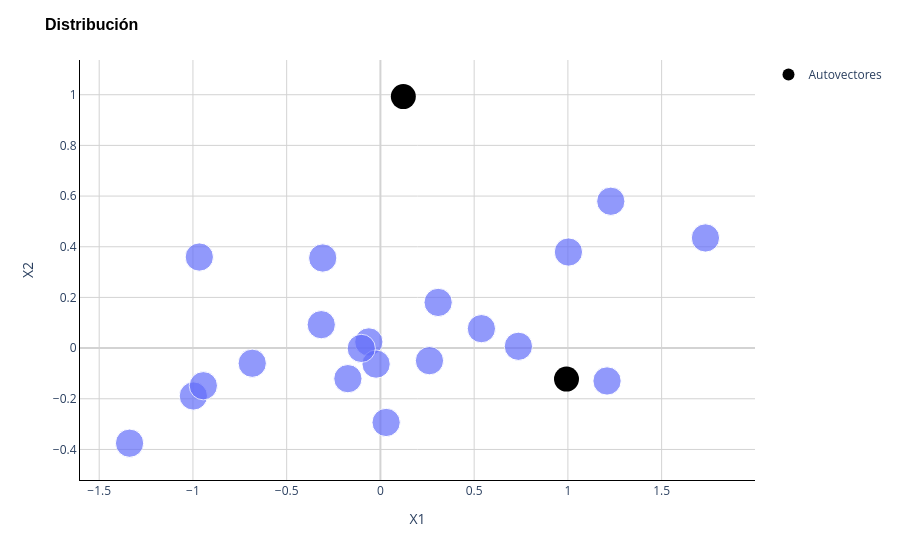

The code cell stored with this chart in its notebook:
### Code cell
# Existing scatter plot
figure = px.scatter(
    x=sample[:, 0],
    y=sample[:, 1],
    size=[1] * sample.shape[0]
)

# Add another scatter plot with cross markers
figure.add_scatter(
    x=eigenvectors[:, 0],
    y=eigenvectors[:, 1],
    mode='markers',
    marker=dict(size=25, color='black'),
    name='Autovectores'
)

# Update layout
figure.update_layout(
    title='Distribución',
    title_font=dict(size=16, family='Arial', color='black', weight='bold'),
    xaxis_title='X1',
    yaxis_title='X2',
    plot_bgcolor='white',
    yaxis=dict(showgrid=True, gridcolor='LightGray', showline=True, linecolor='Black', zeroline=True, zerolinecolor='LightGray'),
    xaxis=dict(showgrid=True, gridcolor='LightGray', showline=True, linecolor='Black', zeroline=True, zerolinecolor='LightGray'),
)

figure.show()

### Figure 1 — Plotly figure (JSON) as saved in the notebook; plotly's stock layout.template omitted (floating-point values rounded to 4 significant figures)
{"data": [{"hovertemplate": "x=%{x}<br>y=%{y}<br>size=%{marker.size}<extra></extra>", "legendgroup": "", "marker": {"color": "#636efa", "size": [1, 1, 1, 1, 1, 1, 1, 1, 1, 1, 1, 1, 1, 1, 1, 1, 1, 1, 1, 1], "sizemode": "area", "sizeref": 0.0025, "symbol": "circle"}, "mode": "markers", "name": "", "orientation": "v", "showlegend": false, "type": "scatter", "x": [0.5386, 0.03042, -0.6837, -0.9978, -0.966, -0.3156, 0.736, -1.338, 0.3079, -0.06183, -0.02312, 1.003, -0.9445, 1.209, -0.3077, 1.734, 0.2616, 1.229, -0.1022, -0.1735], "xaxis": "x", "y": [0.07667, -0.2935, -0.0598, -0.189, 0.3594, 0.09242, 0.007111, -0.3753, 0.1802, 0.02443, -0.06315, 0.3792, -0.1486, -0.1297, 0.3555, 0.4347, -0.04974, 0.5795, -0.001195, -0.1207], "yaxis": "y"}, {"marker": {"color": "black", "size": 25}, "mode": "markers", "name": "Autovectores", "type": "scatter", "x": [0.9925, 0.1222], "y": [-0.1222, 0.9925]}], "layout": {"legend": {"itemsizing": "constant", "tracegroupgap": 0}, "margin": {"t": 60}, "plot_bgcolor": "white", "title": {"font": {"color": "black", "family": "Arial", "size": 16, "weight": "bold"}, "text": "Distribución"}, "xaxis": {"anchor": "y", "domain": [0, 1], "gridcolor": "LightGray", "linecolor": "Black", "showgrid": true, "showline": true, "title": {"text": "X1"}, "zeroline": true, "zerolinecolor": "LightGray"}, "yaxis": {"anchor": "x", "domain": [0, 1], "gridcolor": "LightGray", "linecolor": "Black", "showgrid": true, "showline": true, "title": {"text": "X2"}, "zeroline": true, "zerolinecolor": "LightGray"}}}
